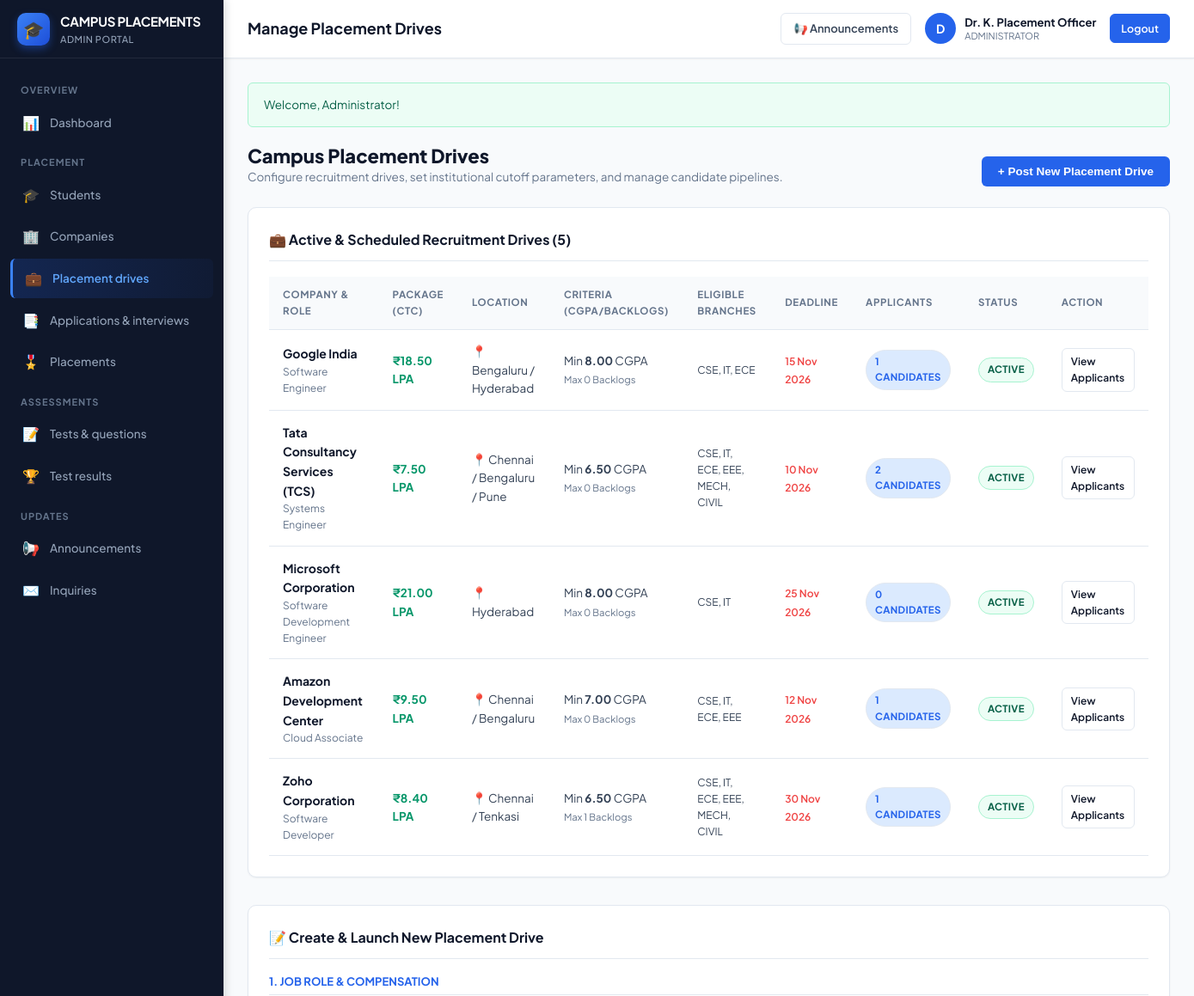
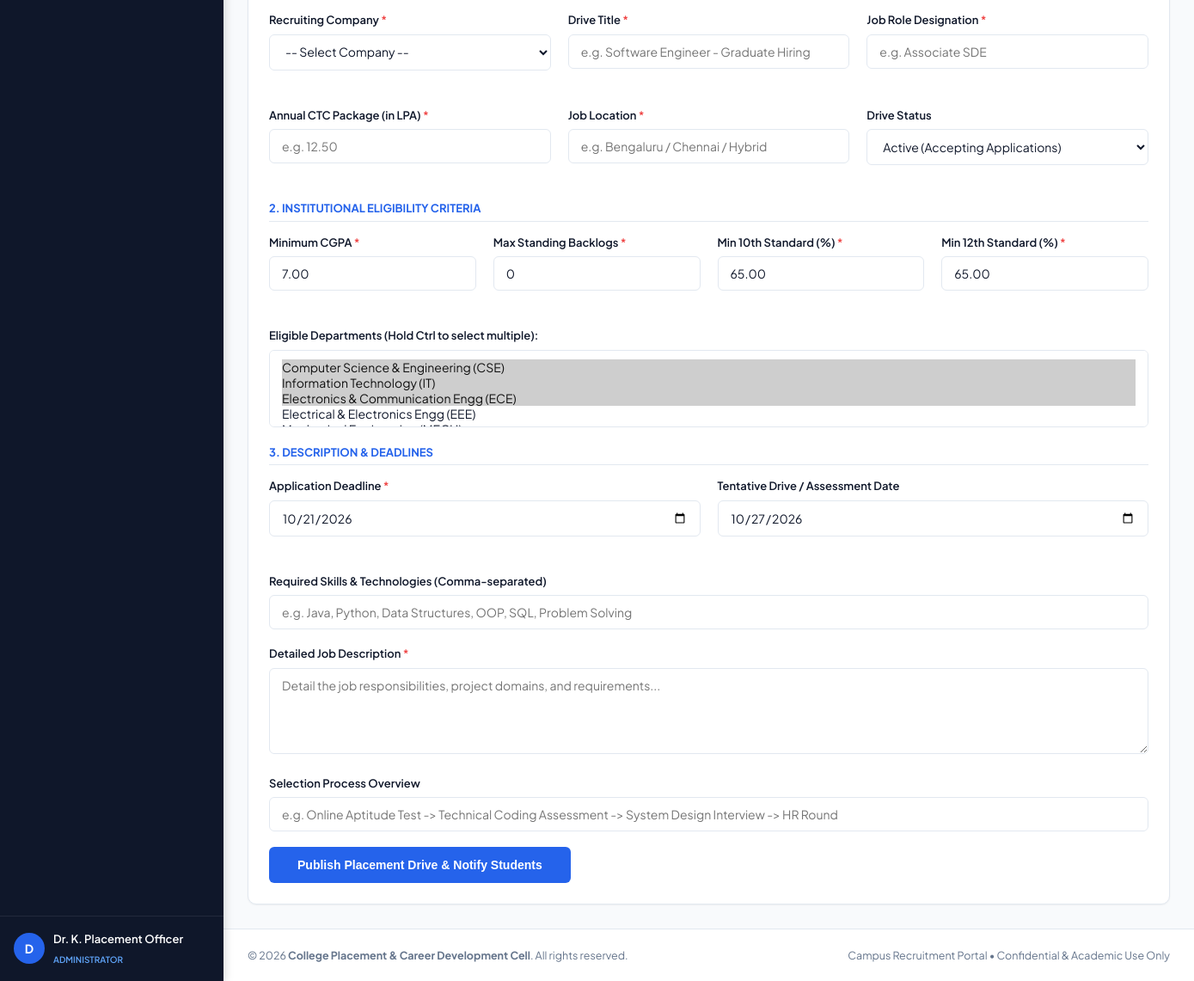
/admin/drives.php (signed in), run on the app's committed database (2 pictures, top to bottom).
### tables this page shows
CREATE TABLE `placement_drives` (
    `id` INT AUTO_INCREMENT PRIMARY KEY,
    `company_id` INT NOT NULL,
    `job_title` VARCHAR(150) NOT NULL,
    `job_role` VARCHAR(100) NOT NULL,
    `package_lpa` DECIMAL(5,2) NOT NULL,
    `job_location` VARCHAR(150) NOT NULL,
    `job_description` TEXT NOT NULL,
    `required_skills` TEXT DEFAULT NULL,
    `min_cgpa` DECIMAL(4,2) NOT NULL DEFAULT 6.00,
    `max_backlogs` INT NOT NULL DEFAULT 0,
    `min_tenth_percentage` DECIMAL(5,2) NOT NULL DEFAULT 60.00,
    `min_twelfth_percentage` DECIMAL(5,2) NOT NULL DEFAULT 60.00,
    `eligible_departments` VARCHAR(255) NOT NULL DEFAULT 'CSE, IT, ECE, EEE',
    `selection_process` TEXT DEFAULT NULL,
    `application_deadline` DATE NOT NULL,
    `drive_date` DATE DEFAULT NULL,
    `status` ENUM('active', 'upcoming', 'closed') DEFAULT 'active',
    `created_at` TIMESTAMP DEFAULT CURRENT_TIMESTAMP,
    CONSTRAINT `fk_drives_company` FOREIGN KEY (`company_id`) REFERENCES `companies` (`id`) ON DELETE CASCADE
);

CREATE TABLE `companies` (
    `id` INT AUTO_INCREMENT PRIMARY KEY,
    `user_id` INT DEFAULT NULL UNIQUE,
    `name` VARCHAR(150) NOT NULL,
    `email` VARCHAR(150) NOT NULL,
    `phone` VARCHAR(20) DEFAULT NULL,
    `website` VARCHAR(255) DEFAULT NULL,
    `logo` VARCHAR(255) DEFAULT NULL,
    `location` VARCHAR(150) DEFAULT NULL,
    `industry` VARCHAR(100) DEFAULT 'Information Technology',
    `description` TEXT DEFAULT NULL,
    `created_at` TIMESTAMP DEFAULT CURRENT_TIMESTAMP,
    CONSTRAINT `fk_companies_user` FOREIGN KEY (`user_id`) REFERENCES `users` (`id`) ON DELETE SET NULL
);

### config/database.php (called while the page is built, shortened)
<?php
function base_url($path = '') {
    $protocol = (!empty($_SERVER['HTTPS']) && $_SERVER['HTTPS'] !== 'off') ? "https://" : "http://";
    $host = $_SERVER['HTTP_HOST'] ?? 'localhost';
    $scriptName = str_replace('\\', '/', $_SERVER['SCRIPT_NAME'] ?? '');
    $baseDir = '';
    if (strpos($scriptName, '/student-placement-system/') === 0) {
        $baseDir = '/student-placement-system';
    } elseif (strpos($scriptName, '/student-placement-management-system/') === 0) {
        $baseDir = '/student-placement-management-system';
    } else {
        $parts = explode('/', trim($scriptName, '/'));
        if (!empty($parts[0]) && !preg_match('/\.php$/', $parts[0])) {
            $baseDir = '/' . $parts[0];
        }
    }
    $cleanPath = ltrim($path, '/');
    return $protocol . $host . $baseDir . ($cleanPath ? '/' . $cleanPath : '');
}
function get_flash() {
    if (isset($_SESSION['flash'])) {
        $flash = $_SESSION['flash'];
        return $flash;
    }
    return null;
}
function e($string) {
    return htmlspecialchars($string ?? '', ENT_QUOTES, 'UTF-8');
}

### admin/drives.php (the view, shortened to what this page needs)
<?php
require_once __DIR__ . '/../config/database.php';
$drives_stmt = $pdo->query("SELECT d.*, c.name as company_name, c.logo,
                                   COUNT(a.id) as applicant_count
                            FROM placement_drives d
                            JOIN companies c ON d.company_id = c.id
                            LEFT JOIN applications a ON d.id = a.drive_id
                            GROUP BY d.id
                            ORDER BY d.created_at DESC");
$drives = $drives_stmt->fetchAll();
$flash = get_flash();
?>
<?php include __DIR__ . '/../includes/header.php'; ?>
<div class="app-wrapper">
    <?php include __DIR__ . '/../includes/sidebar.php'; ?>
    <div class="app-main">
        <?php include __DIR__ . '/../includes/navbar.php'; ?>
        <div class="app-content">
            <?php if ($flash): ?>
                <div class="alert alert-<?= e($flash['type']) ?>">
                    <?= e($flash['message']) ?>
                </div>
            <?php endif; ?>
            <div style="display: flex; justify-content: space-between; align-items: flex-end; margin-bottom: 24px; flex-wrap: wrap; gap: 16px;">
                <div>
                    <h2 style="font-size: 22px; font-weight: 800; color: var(--text-main);">Campus Placement Drives</h2>
                    <p style="color: var(--text-muted); font-size: 13.5px;">
                        Configure recruitment drives, set institutional cutoff parameters, and manage candidate pipelines.
                    </p>
                </div>
                <button type="button" class="btn btn-primary" onclick="document.getElementById('post-drive-card').scrollIntoView({behavior: 'smooth'})">
                    + Post New Placement Drive
                </button>
            </div>
            <div class="card" style="margin-bottom: 32px;">
                <div class="card-header">
                    <div class="card-title">💼 Active & Scheduled Recruitment Drives (<?= count($drives) ?>)</div>
                </div>
                <div class="table-responsive">
                    <table class="table">
                        <thead>
                            <tr>
                                <th>Company & Role</th>
                                <th>Package (CTC)</th>
                                <th>Location</th>
                                <th>Criteria (CGPA/Backlogs)</th>
                                <th>Eligible Branches</th>
                                <th>Deadline</th>
                                <th>Applicants</th>
                                <th>Status</th>
                                <th>Action</th>
                            </tr>
                        </thead>
                        <tbody>
                            <?php foreach ($drives as $d): ?>
                                <tr>
                                    <td>
                                        <strong style="color: var(--text-main); font-size: 14px;"><?= e($d['company_name']) ?></strong>
                                        <div style="font-size: 12px; color: var(--text-muted);"><?= e($d['job_role']) ?></div>
                                    </td>
                                    <td>
                                        <strong style="color: #059669; font-size: 13.5px;">₹<?= number_format($d['package_lpa'], 2) ?> LPA</strong>
                                    </td>
                                    <td>📍 <?= e($d['job_location']) ?></td>
                                    <td>
                                        Min <strong><?= number_format($d['min_cgpa'], 2) ?></strong> CGPA<br>
                                        <small style="color: var(--text-muted);">Max <?= $d['max_backlogs'] ?> Backlogs</small>
                                    </td>
                                    <td style="font-size: 12px; max-width: 160px;"><?= e($d['eligible_departments']) ?></td>
                                    <td>
                                        <span style="color: var(--danger); font-weight: 600; font-size: 12px;">
                                            <?= date('d M Y', strtotime($d['application_deadline'])) ?>
                                        </span>
                                    </td>
                                    <td>
                                        <span class="status-badge badge-primary">
                                            <?= $d['applicant_count'] ?> Candidates
                                        </span>
                                    </td>
                                    <td>
                                        <?php if ($d['status'] === 'active'): ?>
                                            <span class="status-badge badge-success">Active</span>
                                        <?php elseif ($d['status'] === 'upcoming'): ?>
                                            <span class="status-badge badge-warning">Upcoming</span>
                                        <?php else: ?>
                                            <span class="status-badge badge-secondary">Closed</span>
                                        <?php endif; ?>
                                    </td>
                                    <td>
                                        <a href="<?= base_url('admin/applications.php?drive_id=' . $d['id']) ?>" class="btn btn-outline btn-sm">
                                            View Applicants
                                        </a>
                                    </td>
                                </tr>
                            <?php endforeach; ?>
                        </tbody>
                    </table>
                </div>
            </div>
            <div class="card" id="post-drive-card">
                <div class="card-header">
                    <div class="card-title">📝 Create & Launch New Placement Drive</div>
                </div>
                <form method="POST" action="<?= base_url('admin/drives.php') ?>">
                    <h4 style="font-size: 13px; text-transform: uppercase; color: var(--accent); margin-bottom: 14px; border-bottom: 1px solid var(--border-color); padding-bottom: 6px;">
                        1. Job Role & Compensation
                    </h4>
                    <div class="grid-cols-3">
                        <div class="form-group">
                            <label class="form-label">Recruiting Company <span class="req">*</span></label>
                            <select name="company_id" class="form-control" required>
                                <option value="">-- Select Company --</option>
                            </select>
                        </div>
                        <div class="form-group">
                            <label class="form-label">Drive Title <span class="req">*</span></label>
                            <input type="text" name="job_title" class="form-control" placeholder="e.g. Software Engineer - Graduate Hiring" required>
                        </div>
                        <div class="form-group">
                            <label class="form-label">Job Role Designation <span class="req">*</span></label>
                            <input type="text" name="job_role" class="form-control" placeholder="e.g. Associate SDE" required>
                        </div>
                    </div>
                    <div class="grid-cols-3">
                        <div class="form-group">
                            <label class="form-label">Annual CTC Package (in LPA) <span class="req">*</span></label>
                            <input type="number" step="0.01" min="1" max="100" name="package_lpa" class="form-control" placeholder="e.g. 12.50" required>
                        </div>
                        <div class="form-group">
                            <label class="form-label">Job Location <span class="req">*</span></label>
                            <input type="text" name="job_location" class="form-control" placeholder="e.g. Bengaluru / Chennai / Hybrid" required>
                        </div>
                        <div class="form-group">
                            <label class="form-label">Drive Status</label>
                            <select name="status" class="form-control">
                                <option value="active" selected>Active (Accepting Applications)</option>
                            </select>
                        </div>
                    </div>
                    <h4 style="font-size: 13px; text-transform: uppercase; color: var(--accent); margin-top: 14px; margin-bottom: 14px; border-bottom: 1px solid var(--border-color); padding-bottom: 6px;">
                        2. Institutional Eligibility Criteria
                    </h4>
                    <div class="grid-cols-4">
                        <div class="form-group">
                            <label class="form-label">Minimum CGPA <span class="req">*</span></label>
                            <input type="number" step="0.01" min="0" max="10" name="min_cgpa" class="form-control" value="7.00" required>
                        </div>
                        <div class="form-group">
                            <label class="form-label">Max Standing Backlogs <span class="req">*</span></label>
                            <input type="number" min="0" max="10" name="max_backlogs" class="form-control" value="0" required>
                        </div>
                        <div class="form-group">
                            <label class="form-label">Min 10th Standard (%) <span class="req">*</span></label>
                            <input type="number" step="0.01" min="0" max="100" name="min_tenth_percentage" class="form-control" value="65.00" required>
                        </div>
                        <div class="form-group">
                            <label class="form-label">Min 12th Standard (%) <span class="req">*</span></label>
                            <input type="number" step="0.01" min="0" max="100" name="min_twelfth_percentage" class="form-control" value="65.00" required>
                        </div>
                    </div>
                    <div class="form-group">
                        <label class="form-label">Eligible Departments (Hold Ctrl to select multiple):</label>
                        <select name="eligible_departments[]" class="form-control" multiple style="height: 90px;">
                            <option value="CSE" selected>Computer Science & Engineering (CSE)</option>
                            <option value="IT" selected>Information Technology (IT)</option>
                            <option value="ECE" selected>Electronics & Communication Engg (ECE)</option>
                            <option value="EEE">Electrical & Electronics Engg (EEE)</option>
                            <option value="MECH">Mechanical Engineering (MECH)</option>
                        </select>
                    </div>
                    <h4 style="font-size: 13px; text-transform: uppercase; color: var(--accent); margin-top: 14px; margin-bottom: 14px; border-bottom: 1px solid var(--border-color); padding-bottom: 6px;">
                        3. Description & Deadlines
                    </h4>
                    <div class="grid-cols-2">
                        <div class="form-group">
                            <label class="form-label">Application Deadline <span class="req">*</span></label>
                            <input type="date" name="application_deadline" class="form-control" value="<?= date('Y-m-d', strtotime('+14 days')) ?>" required>
                        </div>
                        <div class="form-group">
                            <label class="form-label">Tentative Drive / Assessment Date</label>
                            <input type="date" name="drive_date" class="form-control" value="<?= date('Y-m-d', strtotime('+20 days')) ?>">
                        </div>
                    </div>
                    <div class="form-group">
                        <label class="form-label">Required Skills & Technologies (Comma-separated)</label>
                        <input type="text" name="required_skills" class="form-control" placeholder="e.g. Java, Python, Data Structures, OOP, SQL, Problem Solving">
                    </div>
                    <div class="form-group">
                        <label class="form-label">Detailed Job Description <span class="req">*</span></label>
                        <textarea name="job_description" class="form-control" rows="4" placeholder="Detail the job responsibilities, project domains, and requirements..." required></textarea>
                    </div>
                    <div class="form-group">
                        <label class="form-label">Selection Process Overview</label>
                        <input type="text" name="selection_process" class="form-control" placeholder="e.g. Online Aptitude Test -> Technical Coding Assessment -> System Design Interview -> HR Round">
                    </div>
                    <button type="submit" class="btn btn-primary" style="padding: 12px 32px; font-size: 14px;">
                        Publish Placement Drive & Notify Students
                    </button>
                </form>
            </div>
        </div>
        <?php include __DIR__ . '/../includes/footer.php'; ?>

### data on the page
placement_drives: company.name "Google India", job_role "Software Engineer", package_lpa "18.50", job_location "Bengaluru / Hyderabad", min_cgpa "8.00", max_backlogs "0", eligible_departments "CSE, IT, ECE", application_deadline "15 Nov 2026", applicant_count "1", status "ACTIVE"
placement_drives: company.name "Tata Consultancy Services (TCS)", job_role "Systems Engineer", package_lpa "7.50", job_location "Chennai / Bengaluru / Pune", min_cgpa "6.50", max_backlogs "0", eligible_departments "CSE, IT, ECE, EEE, MECH, CIVIL", application_deadline "10 Nov 2026", applicant_count "2", status "ACTIVE"
placement_drives: company.name "Microsoft Corporation", job_role "Software Development Engineer", package_lpa "21.00", job_location "Hyderabad", min_cgpa "8.00", max_backlogs "0", eligible_departments "CSE, IT", application_deadline "25 Nov 2026", applicant_count "0", status "ACTIVE"
placement_drives: company.name "Amazon Development Center", job_role "Cloud Associate", package_lpa "9.50", job_location "Chennai / Bengaluru", min_cgpa "7.00", max_backlogs "0", eligible_departments "CSE, IT, ECE, EEE", application_deadline "12 Nov 2026", applicant_count "1", status "ACTIVE"
placement_drives: company.name "Zoho Corporation", job_role "Software Developer", package_lpa "8.40", job_location "Chennai / Tenkasi", min_cgpa "6.50", max_backlogs "1", eligible_departments "CSE, IT, ECE, EEE, MECH, CIVIL", application_deadline "30 Nov 2026", applicant_count "1", status "ACTIVE"

### other printed values
$section "OVERVIEW"
$icon "📊"
$label "Dashboard"
$section "PLACEMENT"
$icon "🎓"
$label "Students"
$icon "🏢"
$label "Companies"
$icon "💼"
$label "Placement drives"
$icon "📑"
$label "Applications & interviews"
$icon "🎖️"
$label "Placements"
$section "ASSESSMENTS"
